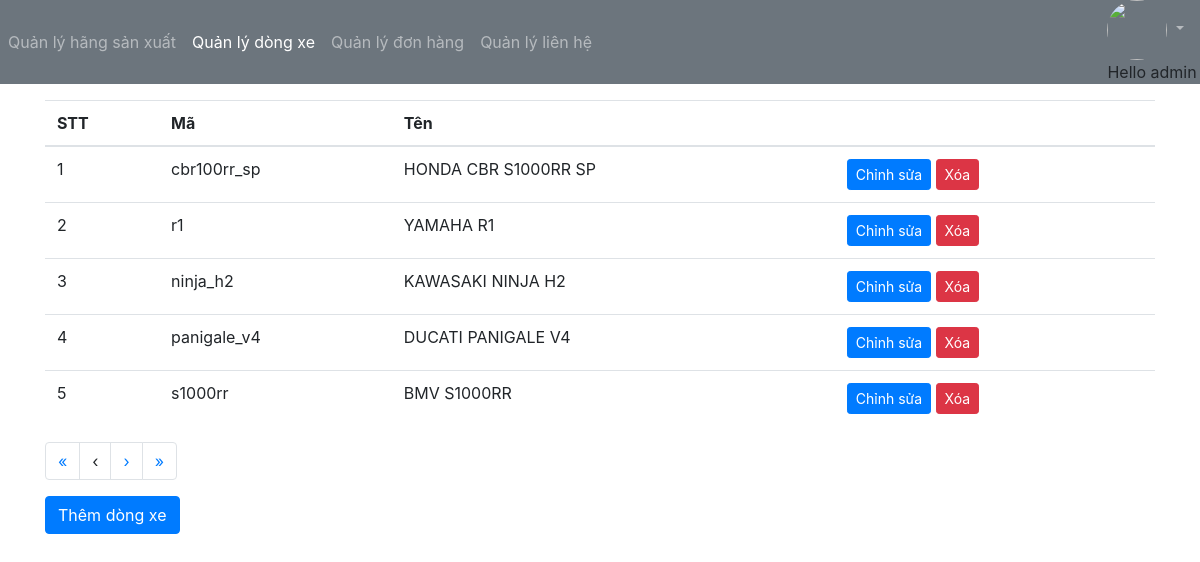
The page /staff/list-product (signed in) on the database its author committed.
### app/models.py (models this page shows, shortened)
class Product(models.Model):
    code = models.CharField(max_length=30,verbose_name='Mã',  unique=True)
    name = models.CharField(max_length=200, verbose_name='Tên')
    description = models.TextField(verbose_name='Mô tả',blank=True)
    type_vehicle=models.CharField(max_length=50,verbose_name='Loại xe')
    color=models.CharField(max_length=30,verbose_name='Màu sắc',default='')
    cc=models.FloatField(verbose_name='Phân khối')
    price = models.DecimalField(max_digits=10,decimal_places=1,verbose_name='Giá')
    category = models.ForeignKey(Category, verbose_name='Nhóm', on_delete=models.PROTECT)
    image = models.ImageField(verbose_name='Ảnh', upload_to='static/images')
    year=models.CharField(max_length=10,verbose_name='Năm sản xuất')
    origin=models.CharField(max_length=100,verbose_name='Xuất xứ')

### app/views_staff.py (the view)
@login_required
def listProduct(request):
    page = request.GET.get('page', '')
    page = int(page) if page.isdigit() else 1
    start = (page-1) * PAGE_SIZE
    end = start + PAGE_SIZE
    productList = Product.objects.all()
    total = productList.count()
    numpage = math.ceil(total/PAGE_SIZE)
    context = {
        'productList': productList[start:end],
        'page': page,
        'start': start,
        'end': end,
        'numpage': numpage,
    }
    return render(request, 'staff/product/list.html', context)

### app/templates/staff/product/list.html (shortened to what this page needs)
{% extends "../base_staff.html" %}
{% block menu %}
  {% with page=2 %}
    {{block.super}}
  {% endwith %}
{% endblock %}
{% block content %}
<div class="container pt-3">
    <table class="table">
      <thead>
        <tr>
          <th>STT</th>
          <th>Mã</th>
          <th>Tên</th>
          <th></th>
        </tr>
      </thead>
      <tbody>
        {% for p in productList %}
          <tr>
            <td>{{forloop.counter|add:start}}</td>
            <td>{{p.code}}</td>
            <td>{{p.name}}</td>
            <td>
              <a href='{% url "update-product" p.id %}'
                class="btn btn-sm btn-primary">Chỉnh sửa</a>
              <a href='javascript:deleteProduct({{p.id}})'
                 class="btn btn-sm btn-danger">Xóa</a>
            </td>
          </tr>
        {% endfor %}
      </tbody>
    </table>
    <ul class="pagination">
      <li class="page-item"><a class="page-link" href='/staff/list-product?page=1'>&laquo;</a></li>
      <li class="page-item"><a class="page-link"
        {% if page > 1 %} href='/staff/list-product?page={{page|add:-1}}' {% endif %}>&lsaquo;</a></li>
      <li class="page-item"><a class="page-link"
        {% if page < numpage %} href='/staff/list-product?page={{page|add:1}}' {% endif %}>&rsaquo;</a></li>
      <li class="page-item"><a class="page-link" href='/staff/list-product?page={{numpage}}'>&raquo;</a></li>
    </ul>
    <a href='/staff/create-product'
       class="btn btn-primary">Thêm dòng xe</a>
  </div>
{% endblock %}

### app/templates/staff/base_staff.html (shortened to what this page needs)
<link rel="stylesheet" href="/static/css/fontawesome/all.css">
<link rel="stylesheet" href="https://stackpath.bootstrapcdn.com/bootstrap/4.3.1/css/bootstrap.css">
{% block menu %}
<nav class="navbar navbar-expand-lg navbar-dark bg-secondary p-0">
  <div class="navbar-nav">
    <a class="nav-item nav-link {%if page == 1%} active {%endif%}" href="{% url 'staff-home' %}">Quản lý hãng sản xuất</a>
    <a class="nav-item nav-link {%if page == 2%} active {%endif%}" href="{% url 'list-product' %}">Quản lý dòng xe</a>
    <a class="nav-item nav-link {%if page == 3%} active {%endif%}" href="{% url 'list-order' %}">Quản lý đơn hàng</a>
    <a class="nav-item nav-link {%if page == 4%} active {%endif%}" href="{% url 'list-contact' %}">Quản lý liên hệ</a>
  </div>
  <ul class="navbar-nav ml-auto">
    <li class="nav-item dropdown no-arrow">
      <a class="nav-link dropdown-toggle p-0 mr-3" data-toggle="dropdown" href="#">
        <img class="rounded-circle" style="width:60px"
          src="https://raw.githubusercontent.com/pytutorial/html_samples/master/css_bootstrap/user.svg">
          <a>Hello {{user.username}}</a>
      </a>
    </li>
  </ul>
</nav>
{% endblock %}
{% block content %}
{% endblock %}

### rows shown on the page
Product: code "cbr100rr_sp", name "HONDA CBR S1000RR SP"
Product: code "r1", name "YAMAHA R1"
Product: code "ninja_h2", name "KAWASAKI NINJA H2"
Product: code "panigale_v4", name "DUCATI PANIGALE V4"
Product: code "s1000rr", name "BMV S1000RR"

### other values the page prints
{{ user.username }} "admin"
